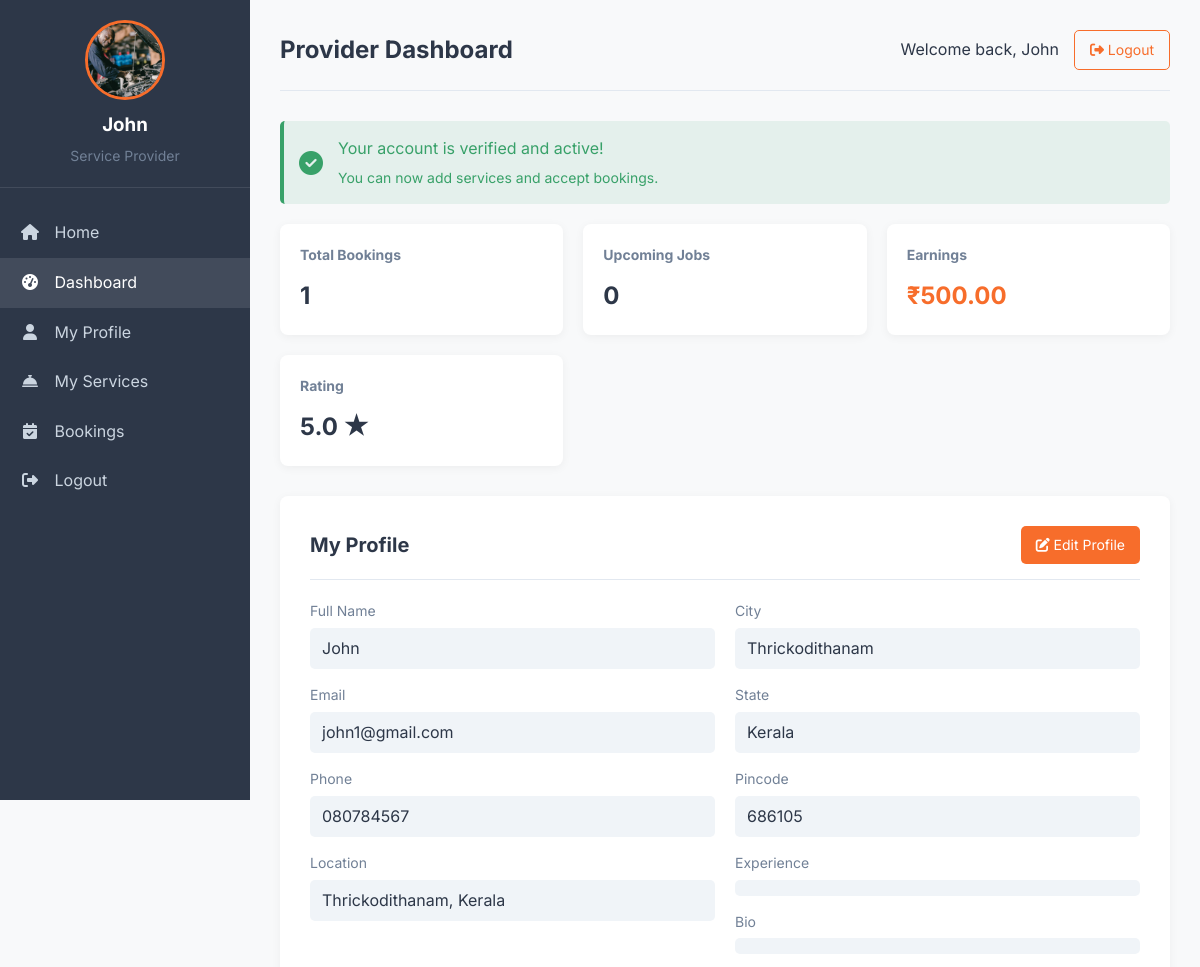
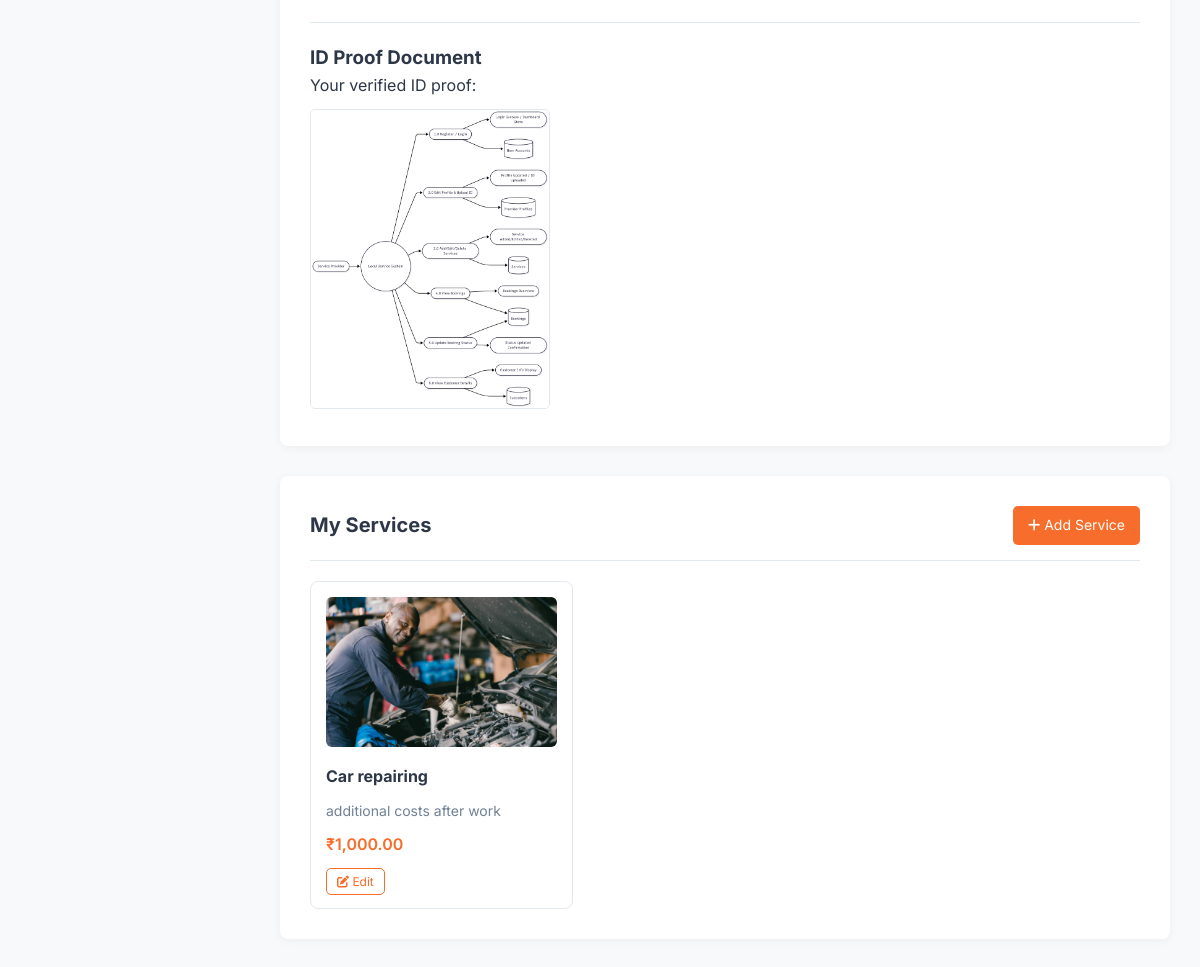
The app's page /provider_dashboard.php (signed in) with its own data (2 pictures, top to bottom).
### tables this page shows
CREATE TABLE `providers` (
  `id` int(11) NOT NULL,
  `user_id` int(11) NOT NULL,
  `experience` varchar(50) NOT NULL,
  `location` varchar(255) DEFAULT NULL,
  `bio` text DEFAULT NULL,
  `id_proof` varchar(255) DEFAULT NULL,
  `is_verified` tinyint(1) DEFAULT 0,
  `verification_status` enum('pending','approved','rejected') DEFAULT 'pending',
  `verification_notes` text DEFAULT NULL,
  `availability` enum('available','unavailable') DEFAULT 'available',
  `avg_rating` decimal(3,2) DEFAULT 0.00
);

CREATE TABLE `users` (
  `id` int(11) NOT NULL,
  `name` varchar(100) NOT NULL,
  `email` varchar(100) NOT NULL,
  `password` varchar(255) NOT NULL,
  `role` enum('admin','provider','customer') NOT NULL,
  `phone` varchar(20) NOT NULL,
  `address` text NOT NULL,
  `city` varchar(100) NOT NULL,
  `state` varchar(100) NOT NULL,
  `pincode` varchar(20) NOT NULL,
  `profile_image` varchar(255) DEFAULT NULL,
  `is_active` tinyint(1) DEFAULT 1,
  `created_at` timestamp NOT NULL DEFAULT current_timestamp(),
  `updated_at` timestamp NOT NULL DEFAULT current_timestamp() ON UPDATE current_timestamp()
);

CREATE TABLE `provider_services` (
  `id` int(11) NOT NULL,
  `provider_id` int(11) NOT NULL,
  `service_id` int(11) NOT NULL,
  `price` decimal(10,2) NOT NULL,
  `is_available` tinyint(1) DEFAULT 1
);

CREATE TABLE `services` (
  `id` int(11) NOT NULL,
  `name` varchar(100) NOT NULL,
  `category_id` int(11) NOT NULL,
  `description` text NOT NULL,
  `base_price` decimal(10,2) NOT NULL,
  `duration_minutes` int(11) NOT NULL,
  `image` varchar(255) DEFAULT NULL,
  `created_at` timestamp NOT NULL DEFAULT current_timestamp()
);

### provider_dashboard.php (the view, shortened to what this page needs)
<?php
include 'db.php';
$provider_id = $_SESSION['user']['id'];
$profile_sql = "SELECT u.name, u.email, u.phone, u.city, u.state, u.pincode, u.profile_image,
                       p.experience, p.bio, p.location, p.id_proof, p.is_verified,
                       p.verification_status, p.verification_notes
                FROM users u
                JOIN providers p ON u.id = p.user_id
                WHERE u.id = ?";
$profile_stmt = $conn->prepare($profile_sql);
$profile_stmt->bind_param("i", $provider_id);
$profile_stmt->execute();
$profile_result = $profile_stmt->get_result();
$profile = $profile_result->fetch_assoc();
$verification_status = $profile['verification_status'] ?? 'unverified';
$is_verified = ($verification_status === 'approved');
$totalBookings = $conn->query("SELECT COUNT(*) FROM bookings WHERE provider_id = $provider_id")->fetch_row()[0];
$upcomingJobs = $conn->query("SELECT COUNT(*) FROM bookings WHERE provider_id = $provider_id AND status = 'confirmed' AND booking_date >= NOW()")->fetch_row()[0];
$totalEarnings = $conn->query("SELECT SUM(amount) FROM bookings WHERE provider_id = $provider_id AND status IN ('confirmed', 'completed')")->fetch_row()[0] ?? 0;
$rating = $conn->query("SELECT AVG(rating) FROM reviews WHERE provider_id = $provider_id")->fetch_row()[0];
$services_result = null;
if ($is_verified) {
    $services_sql = "SELECT s.*, ps.price,
                    (SELECT image_url FROM service_images WHERE service_id = s.id LIMIT 1) as primary_image
                    FROM services s
                    JOIN provider_services ps ON s.id = ps.service_id
                    WHERE ps.provider_id = ?";
    $services_stmt = $conn->prepare($services_sql);
    $services_stmt->bind_param("i", $provider_id);
    $services_stmt->execute();
    $services_result = $services_stmt->get_result();
}
?>
<!DOCTYPE html>
<html lang="en">
<head>
    <link rel="stylesheet" href="https://cdnjs.cloudflare.com/ajax/libs/font-awesome/6.4.0/css/all.min.css">
</head>
<body>
    <div class="dashboard-container">
        <div class="sidebar">
            <div class="sidebar-header">
                <img src="<?= htmlspecialchars($profile['profile_image'] ?? 'https://ui-avatars.com/api/?name=' . urlencode($profile['name']) . '&background=f76d2b&color=fff') ?>"
                     alt="Profile" class="profile-img">
                <h3><?= htmlspecialchars($_SESSION['user']['name']) ?></h3>
                <p>Service Provider</p>
            </div>
            <div class="nav-menu">
                <a href="index.php" class="nav-item">
                    <i class="fas fa-home"></i> Home
                </a>
                <a href="#" class="nav-item active">
                    <i class="fas fa-tachometer-alt"></i> Dashboard
                </a>
                <a href="#profile" class="nav-item">
                    <i class="fas fa-user"></i> My Profile
                </a>
                <?php if ($is_verified): ?>
                <a href="#services" class="nav-item">
                    <i class="fas fa-concierge-bell"></i> My Services
                </a>
                <?php endif; ?>
                <a href="provider_bookings.php" class="nav-item">
                    <i class="fas fa-calendar-check"></i> Bookings
                </a>
                <a href="logout.php" class="nav-item">
                    <i class="fas fa-sign-out-alt"></i> Logout
                </a>
            </div>
        </div>
        <div class="main-content">
            <div class="header">
                <h1>Provider Dashboard</h1>
                <div class="user-actions">
                    <span>Welcome back, <?= htmlspecialchars($_SESSION['user']['name']) ?></span>
                    <a href="logout.php" class="btn btn-outline">
                        <i class="fas fa-sign-out-alt"></i> Logout
                    </a>
                </div>
            </div>
<?php if ($verification_status === 'pending'): ?>
    <div class="verification-status pending">
        <i class="fas fa-clock"></i>
        <div>
            <span>Your verification is under review</span>
            <p>We're currently reviewing your submitted documents. This usually takes 24-48 hours.</p>
        </div>
    </div>
<?php elseif ($verification_status === 'approved'): ?>
    <div class="verification-status verified">
        <i class="fas fa-check-circle"></i>
        <div>
            <span>Your account is verified and active!</span>
            <p>You can now add services and accept bookings.</p>
        </div>
    </div>
<?php endif; ?>
            <div class="dashboard-cards">
                <div class="card">
                    <h3>Total Bookings</h3>
                    <p><?= $totalBookings ?></p>
                </div>
                <div class="card">
                    <h3>Upcoming Jobs</h3>
                    <p><?= $upcomingJobs ?></p>
                </div>
                <div class="card">
                    <h3>Earnings</h3>
                    <p class="primary">₹<?= number_format($totalEarnings, 2) ?></p>
                </div>
                <div class="card">
                    <h3>Rating</h3>
                    <p><?= $rating ? number_format($rating, 1) . ' ★' : 'N/A' ?></p>
                </div>
            </div>
            <div id="profile" class="profile-section">
                <div class="profile-header">
                    <h2>My Profile</h2>
                    <a href="edit_profile.php" class="btn btn-primary">
                        <i class="fas fa-edit"></i> Edit Profile
                    </a>
                </div>
                <div class="profile-details">
                    <div>
                        <div class="detail-group">
                            <label>Full Name</label>
                            <p><?= htmlspecialchars($profile['name'] ?? 'Not provided') ?></p>
                        </div>
                        <div class="detail-group">
                            <label>Email</label>
                            <p><?= htmlspecialchars($profile['email'] ?? 'Not provided') ?></p>
                        </div>
                        <div class="detail-group">
                            <label>Phone</label>
                            <p><?= htmlspecialchars($profile['phone'] ?? 'Not provided') ?></p>
                        </div>
                        <div class="detail-group">
                            <label>Location</label>
                            <p>
                                <?= !empty($profile['city']) || !empty($profile['state'])
                                    ? htmlspecialchars(($profile['city'] ?? '') . ', ' . ($profile['state'] ?? ''))
                                    : 'Not provided' ?>
                            </p>
                        </div>
                    </div>
                    <div>
                        <div class="detail-group">
                            <label>City</label>
                            <p><?= htmlspecialchars($profile['city'] ?? 'Not provided') ?></p>
                        </div>
                        <div class="detail-group">
                            <label>State</label>
                            <p><?= htmlspecialchars($profile['state'] ?? 'Not provided') ?></p>
                        </div>
                        <div class="detail-group">
                            <label>Pincode</label>
                            <p><?= htmlspecialchars($profile['pincode'] ?? 'Not provided') ?></p>
                        </div>
                        <div class="detail-group">
                            <label>Experience</label>
                            <p><?= htmlspecialchars($profile['experience'] ?? 'Not provided') ?></p>
                        </div>
                        <div class="detail-group">
                            <label>Bio</label>
                            <p><?= htmlspecialchars($profile['bio'] ?? 'Not provided') ?></p>
                        </div>
                    </div>
                </div>
                <div class="id-proof-container">
                    <h3>ID Proof Document</h3>
                    <?php if (!empty($profile['id_proof'])): ?>
                        <?php if ($verification_status === 'rejected'): ?>
                            <div class="verification-note">
                                <p><i class="fas fa-info-circle"></i> Your previous submission was rejected. Please upload a new ID proof to try again.</p>
                            </div>
                        <?php elseif ($verification_status === 'pending'): ?>
                            <p>Your submitted ID proof is under review:</p>
                            <img src="<?= htmlspecialchars($profile['id_proof']) ?>" alt="ID Proof" class="id-proof-image">
                        <?php else: ?>
                            <p>Your verified ID proof:</p>
                            <img src="<?= htmlspecialchars($profile['id_proof']) ?>" alt="ID Proof" class="id-proof-image">
                        <?php endif; ?>
                    <?php endif; ?>
                </div>
            </div>
            <?php if ($is_verified): ?>
            <div id="services" class="services-section">
                <div class="profile-header">
                    <h2>My Services</h2>
                    <a href="add_service.php" class="btn btn-primary">
                        <i class="fas fa-plus"></i> Add Service
                    </a>
                </div>
                <?php if ($services_result && $services_result->num_rows > 0): ?>
                    <div class="services-grid">
                        <?php while ($service = $services_result->fetch_assoc()):
                            $service_image = $service['primary_image'] ?? $service['image'] ?? 'https://via.placeholder.com/300x200?text=Service+Image';
                        ?>
                            <div class="service-card">
                                <img src="<?= htmlspecialchars($service_image) ?>"
                                     alt="<?= htmlspecialchars($service['name']) ?>"
                                     class="service-card-img">
                                <h4><?= htmlspecialchars($service['name']) ?></h4>
                                <p><?= htmlspecialchars(substr($service['description'], 0, 100)) . (strlen($service['description']) > 100 ? '...' : '') ?></p>
                                <div class="service-price">₹<?= number_format($service['base_price'], 2) ?></div>
                                <div style="margin-top: 10px;">
                                    <a href="edit_my_services.php?id=<?= $service['id'] ?>" class="btn btn-outline" style="padding: 5px 10px; font-size: 12px;">
                                        <i class="fas fa-edit"></i> Edit
                                    </a>
                                </div>
                            </div>
                        <?php endwhile; ?>
                    </div>
                <?php else: ?>
                    <p>You haven't added any services yet. Get started by adding your first service!</p>
                <?php endif; ?>
            </div>
            <?php endif; ?>
        </div>
    </div>
</body>
</html>

### records on screen
providers: user.profile_image (picture), user.name "John", user.email "john1@gmail.com", user.phone "080784567", user.state "Thrickodithanam, Kerala", user.city "Thrickodithanam", user.state "Kerala", user.pincode "686105", id_proof (picture)
provider_services: service.name "Car repairing", service.description "additional costs after work", service.base_price "1,000.00"

### other values on screen
$_SESSION['user']['name'] "John"
$totalBookings "1"
$upcomingJobs "0"
$totalEarnings "500.00"
$rating "5.0"
